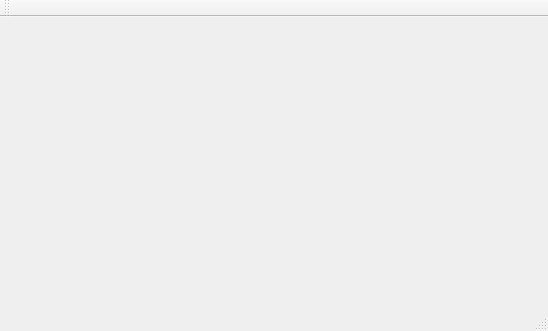
<?xml version="1.0" encoding="UTF-8"?>
<ui version="4.0">
 <class>MainWindow</class>
 <widget class="QMainWindow" name="MainWindow">
  <property name="geometry">
   <rect>
    <x>0</x>
    <y>0</y>
    <width>548</width>
    <height>331</height>
   </rect>
  </property>
  <property name="windowTitle">
   <string>MainWindow</string>
  </property>
  <widget class="QWidget" name="centralWidget">
   <layout class="QVBoxLayout" name="verticalLayout"/>
  </widget>
  <widget class="QMenuBar" name="menuBar">
   <property name="geometry">
    <rect>
     <x>0</x>
     <y>0</y>
     <width>548</width>
     <height>22</height>
    </rect>
   </property>
  </widget>
  <widget class="QToolBar" name="mainToolBar">
   <attribute name="toolBarArea">
    <enum>TopToolBarArea</enum>
   </attribute>
   <attribute name="toolBarBreak">
    <bool>false</bool>
   </attribute>
  </widget>
  <widget class="QStatusBar" name="statusBar"/>
 </widget>
 <layoutdefault spacing="6" margin="11"/>
 <resources/>
 <connections/>
</ui>
